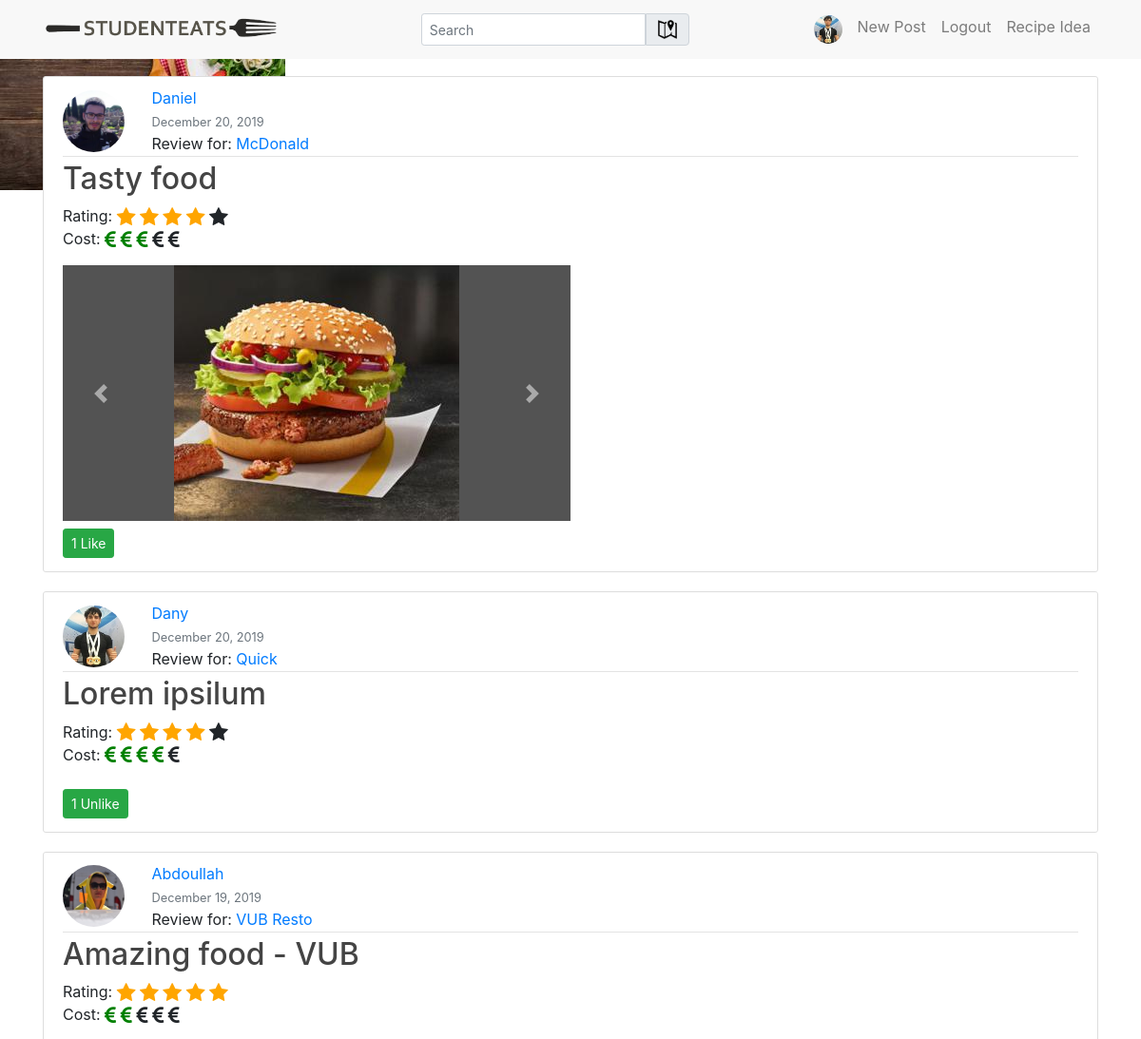
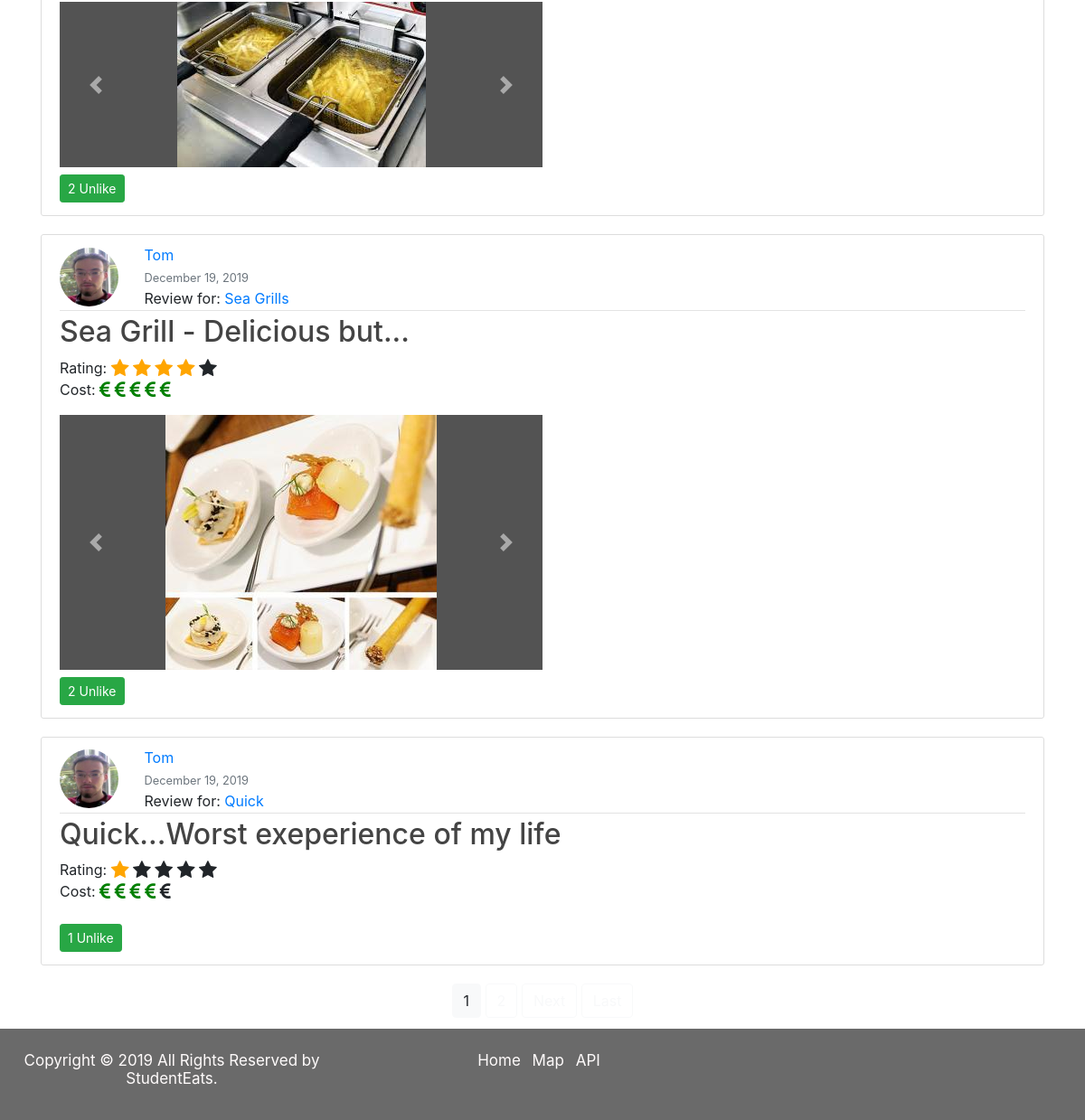
The app's page / (signed in) with its own data (2 pictures, top to bottom).
### users/models.py (models this page shows, shortened)
class Profile(models.Model):
    user = models.OneToOneField(User, on_delete=models.CASCADE)
    image = models.ImageField(default='default.jpg', upload_to='profile_pics')
    bio = models.TextField(max_length=150, default='')
    following = models.ManyToManyField('self', symmetrical = False, blank=True, related_name='followers') ## symmetrical = False makes it so that the follow relationship is unidirectional

### blog/models.py (models this page shows, shortened)
class Post(models.Model):
    title = models.CharField(max_length=100)
    content = models.TextField(max_length=500)
    date_posted = models.DateTimeField(default = timezone.now)
    author = models.ForeignKey(User, on_delete = models.CASCADE, related_name='posts')
    likes = models.ManyToManyField(User, blank=True, related_name='likers')
    rating = models.IntegerField(null=False, default=0)
    cost = models.IntegerField(null=False, default=0)
    place = models.ForeignKey(EatingPlace, related_name='posts', on_delete=models.CASCADE, null=True)

class PostImage(models.Model):
    post = models.ForeignKey(Post, related_name='images', on_delete = models.CASCADE)
    image = models.ImageField(upload_to='post_images')

### mapservice/models.py (models this page shows, shortened)
class EatingPlace(models.Model):
    name = models.CharField(max_length=100)
    address = models.CharField(max_length=150)
    latitude = models.FloatField()
    longitude = models.FloatField()

### blog/views.py (the view)
# urls.py: path('', PostListView.as_view(), name='blog-home'),
class PostListView(LoginRequiredMixin, ListView):
    model = Post
    template_name = 'blog/home.html'
    context_object_name = 'posts'
    paginate_by = 5
    def get_queryset(self):
        user = self.request.user
        following = user.profile.following.all()
        return Post.objects.filter(Q(author=user) | Q(author__profile__in=following)).order_by('-date_posted')

### blog/templates/blog/home.html (shortened to what this page needs)
{% extends "blog/base.html" %}
{% block content %}
    {% include "blog/blocks/list-posts.html" %}
    {% include 'blog/blocks/paginated.html'  %}
{% endblock content %}

### blog/templates/blog/base.html (shortened to what this page needs)
{% load static %}
<!DOCTYPE html>
<html lang="en" dir="ltr">
<head>
    <link rel="stylesheet" href="https://maxcdn.bootstrapcdn.com/bootstrap/4.0.0/css/bootstrap.min.css">
    <link rel="stylesheet" href="{% static 'blog/main.css' %}">
</head>
<body>
<div id="wrapper">
	<div id="pagecontent">
	<header class="site-header">
        <nav class="navbar navbar-expand-md navbar-light bg-steel fixed-top">
            <div class="container">
                <a class="navbar-brand mr-4" href="{% url 'blog-home' %}"><img src="{% static 'blog/logo2.png' %}" alt="StudentEats logo" width="250"></a>
                <div class="collapse navbar-collapse" id="navbarToggle">
                    <div class="navbar-nav mr-auto">
                        <form class="form-inline" action="{% url 'search-result' %}" method="GET" autocomplete="off">
                            <div class="input-group">
                                <input id="search" class="form-control form-control-sm" name="q" type="search" placeholder="Search">
                                <div class="input-group-prepend">
                                    <a class="btn btn-light nav-item input-group-text rounded-right" href="{% url 'blog-map' %}" id="basic-addon1">
                                        <img src="{% static 'blog/map_icon.png' %}" alt="Map" height="20">
                                    </a>
                                </div>
                            </div>
                        </form>
                    </div>
                    <div class="navbar-nav">
                        {% if user.is_authenticated %}
                        <a class="nav-item nav-link" href="{% url 'profile' user.username %}">
                            <img src="{{ user.profile.image.url }}" alt="Profile" height="30" width="30" class="rounded-circle">
                        </a>
                        <a class="nav-item nav-link" href="{% url 'post-create' %}">New Post</a>
                        <a class="nav-item nav-link" href="{% url 'logout' %}">Logout</a>
                             <div class="dropdown">
                                <a class="nav-item nav-link">Recipe Idea</a>
                                    {% include 'blog/recipeAPI.html' %}
                             </div>
                        {% else %}
                        <a class="nav-item nav-link" href="{% url 'login' %}">Login</a>
                        <a class="nav-item nav-link" href="{% url 'register' %}">Register</a> {% endif %}
                    </div>
                </div>
            </div>
        </nav>
    </header>
    <main style="margin-top: 10vh" role="main" class="container">
        <div class="row">
            <div class="col-md-12">
                {% block content %}  {% endblock %}
            </div>
        </div>
    </main>
	</div>
</div>
    <div id="FOOTERTEST">
	<footer id="footerpush">
    <div class="row">
  <div class="col-sm-4">
      <p style="text-align: center" class="copyright-text">Copyright &copy; 2019 All Rights Reserved by <a id="snowflake" href="{% url 'blog-home' %}">StudentEats</a>. </p>
  </div>
  <div class="col-sm-4">
      <ul class="footer-links">
              <li><a class="mr-2" href="{% url 'blog-home' %}">Home</a></li>
              <li><a class="mr-2" href="{% url 'blog-map' %}">Map</a></li>
              <li><a class="mr-2" href="{% url 'api-page' %}">API</a></li>
            </ul>
  </div>
  <div  id="footersharebuttons" class="col-sm-4">
  </div>
</div>
    </footer>
    </div>
    <link rel="stylesheet" href="https://code.jquery.com/ui/1.12.1/themes/base/jquery-ui.css" type="text/css" media="all" />
</body>
</html>

### blog/templates/blog/blocks/list-posts.html (shortened to what this page needs)
{% load static %}
<link rel="stylesheet" href="https://cdnjs.cloudflare.com/ajax/libs/font-awesome/4.7.0/css/font-awesome.min.css">
<link rel="stylesheet" href="{% static 'blog/rating-icons.css' %}"> {% for post in posts %}
<article class="media content-section">
    <div class="media-body">
        <div class="article-metadata">
            <div style="display: inline-block;">
                <a class="mr-2" href="{% url 'profile' post.author.username %}">
                    <img class="rounded-circle article-img" src="{{ post.author.profile.image.url }}" alt="author's image">
                </a>
            </div>
            <div style="display: inline-block; vertical-align: middle;">
                <div>
                    <a class="mr-2" href="{% url 'profile' post.author.username %}">{{ post.author }}</a>
                </div>
                <div>
                    <small class="text-muted">{{ post.date_posted |date:"F d, Y"}}</small>
                </div>
                <div>
                    Review for:
                    <a href="{% url 'place-profile' post.place.name %}">{{ post.place.name }}</a>
                </div>
            </div>
        </div>
        <div>
            <h2>
                <a class="article-title" href="{% url 'post-detail' post.id %}">{{ post.title }}</a>
            </h2>
            <p>Rating: <span class="fa fa-star fa-lg star-{{ forloop.counter }}"></span> <span class="fa fa-star fa-lg star-{{ forloop.counter }}"></span> <span class="fa fa-star fa-lg star-{{ forloop.counter }}"></span> <span class="fa fa-star fa-lg star-{{ forloop.counter }}"></span> <span class="fa fa-star fa-lg star-{{ forloop.counter }}"></span>
                <br> Cost: <span class="fa fa-eur fa-lg euro-{{ forloop.counter }}"></span> <span class="fa fa-eur fa-lg euro-{{ forloop.counter }}"></span> <span class="fa fa-eur fa-lg euro-{{ forloop.counter }}"></span> <span class="fa fa-eur fa-lg euro-{{ forloop.counter }}"></span> <span class="fa fa-eur fa-lg euro-{{ forloop.counter }}"></span></p>
            <div style="align-items: center;">
                {% include 'blog/blocks/carousel.html' %}
            </div>
        <a class="like-btn btn btn-success btn-sm mb-1 mt-2" data-id = "{{ post.id }}" href="{% url 'post-like' post.id %}">
                {% if user in post.likes.all %}
                    {{ post.likes.count }} Unlike
                {% else %}
                    {{ post.likes.count }} Like
                {% endif %}
            </a>
        </div>
    </div>
</article>
{% endfor %}

### blog/templates/blog/blocks/carousel.html (shortened to what this page needs)
{% if post.images.count != 0 %}
<div id="respcarousel post-carousel-{{forloop.counter }}" class="carousel slide w-50" data-interval="false" data-ride="carousel">
    <div id="respcarousel" class="carousel-inner">
        {% for image in post.images.all %} {% if forloop.first %}
        <div class="carousel-item active">
            <img class="d-block" src="{{ image.image.url }}" alt="First slide">
        </div>
        {% else %}
        <div class="carousel-item">
            <img class="d-block" src="{{ image.image.url }}" alt="Next slide">
        </div>
        {% endif %} {% endfor %}
    </div>
    <a class="carousel-control-prev" href="#post-carousel-{{forloop.counter }}" role="button" data-slide="prev">
        <span class="carousel-control-prev-icon" aria-hidden="true"></span>
    </a>
    <a class="carousel-control-next" href="#post-carousel-{{forloop.counter }}" role="button" data-slide="next">
        <span class="carousel-control-next-icon" aria-hidden="true"></span>
    </a>
</div>
{% endif %}

### blog/static/blog/main.css (style rules this page uses)
body, html { height: 100%; }
#wrapper { min-height: 100%; height: auto !important; height: 100%; margin: 0 auto -1%; }
#push, #footerpush { height: 1%; width: 100%; }
body { background-size: cover; background: #f8f8f8 url("wood.jpg") no-repeat fixed; color: #333333; margin-top: 5rem; width: 100%; }
html { width: 100%; }
h1, h2, h3, h4, h5, h6 { color: #2b2b2b; }
#snowflake { color: snow; }
ul { margin: 0; }
.bg-steel { background-color: #f8f8f8; }
.site-header .navbar-nav .nav-link { color: #000000; }
.carousel-item img { margin: auto; }
.carousel { background-color: #535353; }
.content-section { background: #ffffff; padding: 10px 20px; border: 1px solid #dddddd; border-radius: 3px; margin-bottom: 20px; }
.article-title { color: #444444; }
.article-img { height: 65px; width: 65px; margin-right: 16px; }
.article-metadata { padding-bottom: 1px; margin-bottom: 4px; border-bottom: 1px solid #e3e3e3 }
footer { background-color: #2b2b2b; opacity: 70%; padding: 25px 0 20px; font-size: 17px; line-height: 20px; color: snow; width: 100%; text-align: center; }
.footer-links { padding-left: 0; list-style: none; }
.footer-links li { display: inline; }
.footer-links a { color: snow; }
#footersharebuttons { margin: auto; display: inline-block; }
.dropdown { display: inline-block; }

### records on screen
Post: author.profile.image (picture), author "Daniel", date_posted "December 20, 2019", place.name "McDonald", title "Tasty food", likes.count "1"
PostImage: image (picture)
Post: author.profile.image (picture), author "Dany", date_posted "December 20, 2019", place.name "Quick", title "Lorem ipsilum", likes.count "1"
Post: author.profile.image (picture), author "Abdoullah", date_posted "December 19, 2019", place.name "VUB Resto", title "Amazing food - VUB", likes.count "2"
PostImage: image (picture)
Post: author.profile.image (picture), author "Tom", date_posted "December 19, 2019", place.name "Sea Grills", title "Sea Grill - Delicious but...", likes.count "2"
PostImage: image (picture)
Post: author.profile.image (picture), author "Tom", date_posted "December 19, 2019", place.name "Quick", title "Quick...Worst exeperience of my life", likes.count "1"

### other values on screen
{{ num }} "1"
